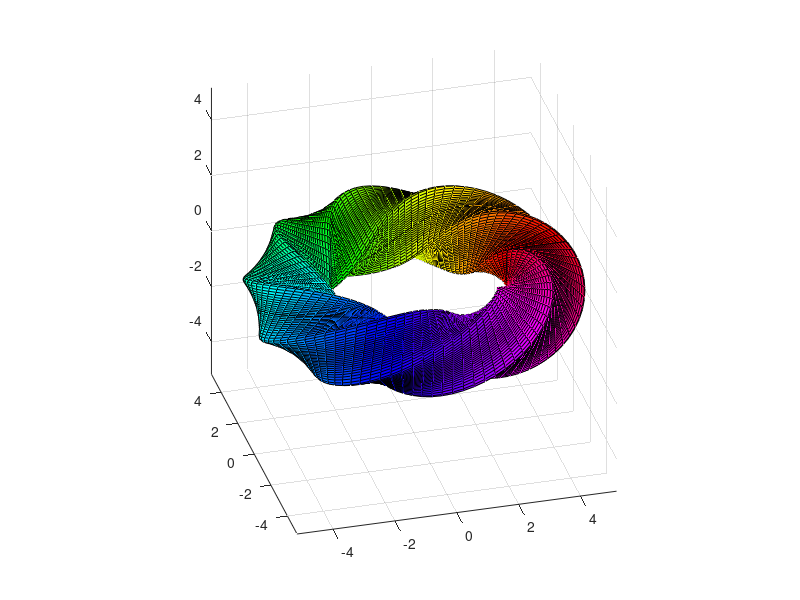

The MATLAB source for this figure:
u=linspace(0,2*pi,100);
v=linspace(0,2*pi,100);
[U,V]=meshgrid(u,v);
r=(cos(V).^20+sin(V).^20).^(-1/20);
X=(4+r.*cos(V+2*U)).*cos(U);
Y=(4+r.*cos(V+2*U)).*sin(U);
Z=r.*sin(V+2*U);
figure;
surf(X,Y,Z,U);
view(-15,30);
axis equal;
colormap hsv;